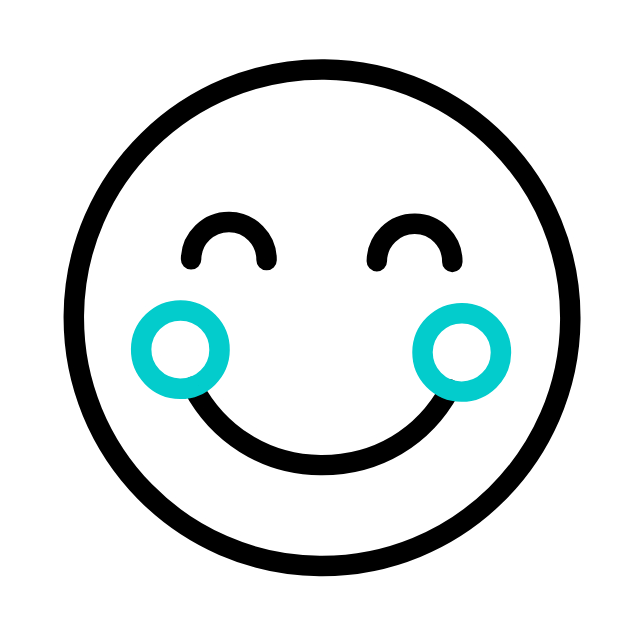
#> input picture Tools/happy.gif, 640 x 640 px, found by its file name
$ python imt.py
#> lines starting #> are read from the running program, lines starting #| are printed output that depends on the picture; after the words box and inside, x2 and y2 are one past the last pixel; in counts of white or black regions, pixels touching at a corner belong together
from PIL import Image

OUTPUT_SIZE = (64, 64)
FILENAME = "/Users/rhine/Documents/GitHub/Raspberry-pi-pico-/Tools/happy.gif"  # The file to convert
MONOCHROME = True  # Set to True for monochrome output, False for RGB output

def convert_gif_to_bmp(filename, output_size, monochrome=True):
#> called with output_size = (64, 64), monochrome = True
    gif = Image.open(filename)
#> gif is the input picture: PIL image 640x640 P; mean R, G, B 221.7, 226.7, 226.7
    print(f"Size: {gif.size}")
#| Size: (640, 640)
    print(f"Frames: {gif.n_frames}")
#| Frames: 39

    mode = "1" if monochrome else "RGB"
    output = Image.new(mode, (output_size[0] * gif.n_frames, output_size[1]), 0)
#> output: PIL image 2496x64 1; every value is 0
    output_filename = f"icon_{gif.n_frames}_frames.bmp"
#> output_filename = 'icon_39_frames.bmp'

    for frame in range(gif.n_frames):
        gif.seek(frame)
        extracted_frame = gif.resize(output_size)
        position = (output_size[0] * frame, 0)
        output.paste(extracted_frame, position)
#> this loop made 39 passes
#> pass 1, in convert_gif_to_bmp, `extracted_frame = gif.resize(output_size)`:
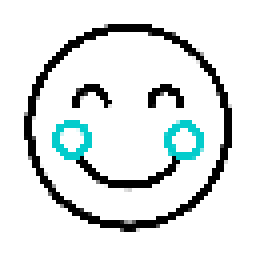
#> extracted_frame: PIL image 64x64 P (shown 4 times larger); mean R, G, B 221.7, 226.7, 226.7
#> pass 2, in convert_gif_to_bmp, `extracted_frame = gif.resize(output_size)`:
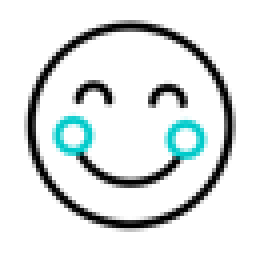
#> extracted_frame: PIL image 64x64 RGB (shown 4 times larger); mean R, G, B 221.6, 226.6, 226.6
#> pass 3, in convert_gif_to_bmp, `extracted_frame = gif.resize(output_size)`:
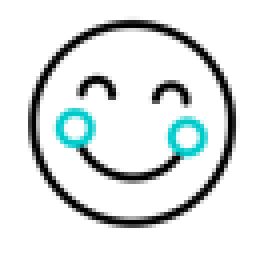
#> extracted_frame: PIL image 64x64 RGB (shown 4 times larger); mean R, G, B 221.7, 226.6, 226.6
#> after the loop:
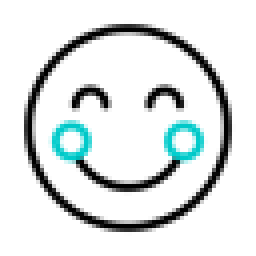
#> extracted_frame: PIL image 64x64 RGB (shown 4 times larger); mean R, G, B 221.6, 226.5, 226.5
#> after the loop:
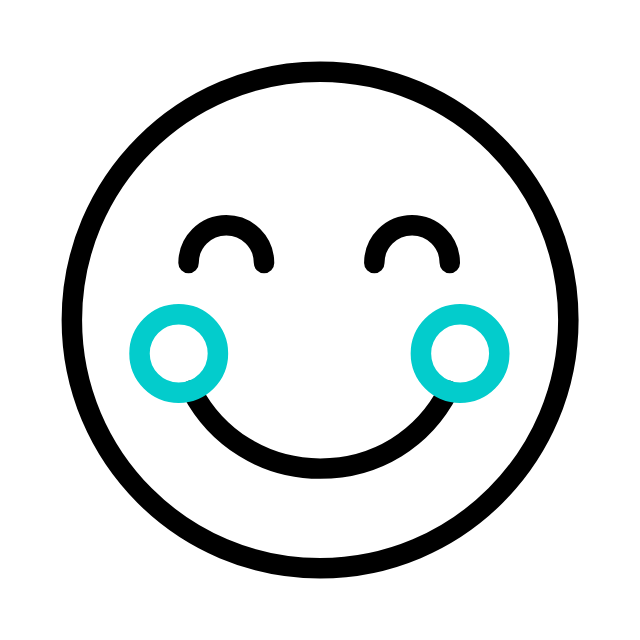
#> gif: PIL image 640x640 RGB; mean R, G, B 221.6, 226.6, 226.6
#> after the loop:
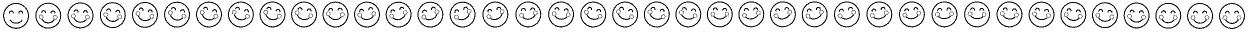
#> output: PIL image 2496x64 1 (shown at 1/2 size); 88.5% white; black in thin lines or dots, all inside (x1, y1, x2, y2) = (6, 3, 2490, 58)

    if not monochrome:
        output = output.convert("P", colors=8)

    output.save(output_filename)
    print(f"Conversion complete. Saved as {output_filename}")
#| Conversion complete. Saved as icon_39_frames.bmp

convert_gif_to_bmp(FILENAME, OUTPUT_SIZE, MONOCHROME)
